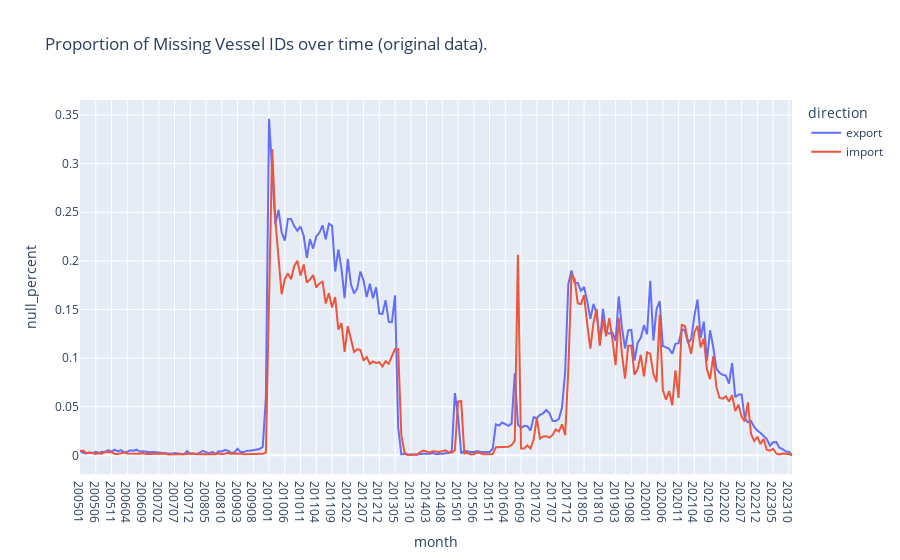

This figure's notebook cell:
### Markdown cell above
### Missing Vessel and Voyage IDs

Identifying unique vessels and voyages is critical to studying how long each vessel remains in port, how often carriers utilize alliances (e.g., what proportion of a vessel's cargo is from another carrier), and other quality metrics. The issue is especially concerning given the high proportion (~30% in some time periods) of missing data, as can be seen below.

### Code cell
lf = pl.concat(
    [imports_lf.select('direction', 'month', 'vessel_id'),
    exports_lf.select('direction', 'month', 'vessel_id')]
)

nulls_over_time_plotly(
    data_lf=lf,
    group_var='direction',
    time_var='month',
    value_var='vessel_id',
    title='Proportion of Missing Vessel IDs over time (original data).')

### Figure 1 — Plotly figure (JSON) as saved in the notebook; plotly's stock layout.template omitted (floating-point values rounded to 4 significant figures; data arrays with more than 128 entries replaced by an {"elided": "..."} marker saying what was removed)
{"data": [{"hovertemplate": "direction=export<br>month=%{x}<br>null_percent=%{y}<extra></extra>", "legendgroup": "export", "line": {"color": "#636efa", "dash": "solid"}, "marker": {"symbol": "circle"}, "mode": "lines", "name": "export", "orientation": "v", "showlegend": true, "type": "scatter", "x": {"elided": "227 str values"}, "xaxis": "x", "y": {"elided": "227 float values"}, "yaxis": "y"}, {"hovertemplate": "direction=import<br>month=%{x}<br>null_percent=%{y}<extra></extra>", "legendgroup": "import", "line": {"color": "#EF553B", "dash": "solid"}, "marker": {"symbol": "circle"}, "mode": "lines", "name": "import", "orientation": "v", "showlegend": true, "type": "scatter", "x": {"elided": "227 str values"}, "xaxis": "x", "y": {"elided": "227 float values"}, "yaxis": "y"}], "layout": {"legend": {"title": {"text": "direction"}, "tracegroupgap": 0}, "title": {"text": "Proportion of Missing Vessel IDs over time (original data)."}, "xaxis": {"anchor": "y", "domain": [0, 1], "title": {"text": "month"}}, "yaxis": {"anchor": "x", "domain": [0, 1], "title": {"text": "null_percent"}}}}
